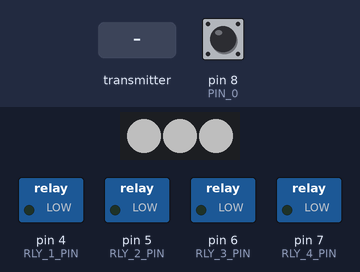
Simulated run of this sketch. Board: Arduino Nano, built with avr-gcc and run on an emulated ATmega328P. On the bench: 3 RGB LEDs in strip order, left to right, switched loads named in the sketch (green lamp = pin HIGH). The test bench sets the inputs (shaded band); at power-on: pin 8 (PIN_0) HIGH. Dim RGB values are drawn brighter than linear; no radio packets arrive unless stated; what the sketch prints to the serial monitor is not drawn.

Above: at 1.2 s.
1.3 s: pin 8 (PIN_0) pulled LOW for 1 s
At 2.26 s:
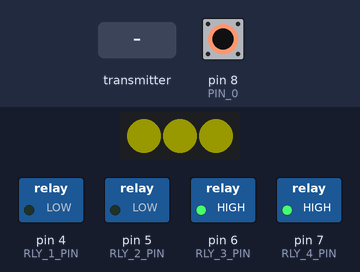
4.5 s: the transmitter starts sending temp = 25
At 4.66 s:
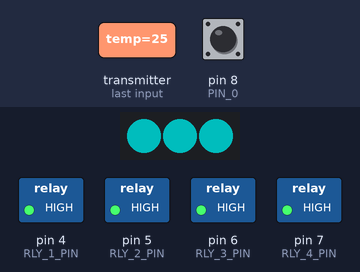
7.5 s: pin 8 (PIN_0) pulled LOW for 3.2 s
At 12.18 s:
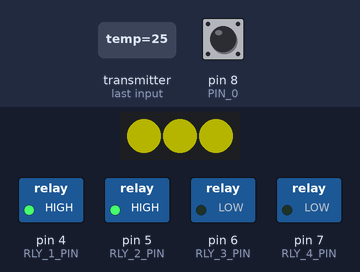
12.2 s: the transmitter starts sending temp = 0
At 12.48 s:
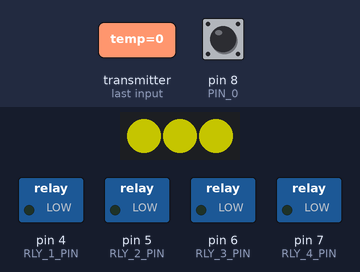
15.2 s: the transmitter starts sending temp = 50
At 17.58 s:
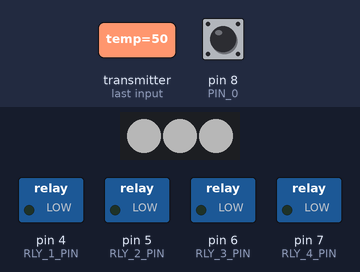
18.2 s: the transmitter starts sending temp = 100
Timing chart, 0 to 22.2 s (numbered marks = the images above; inputs shaded):
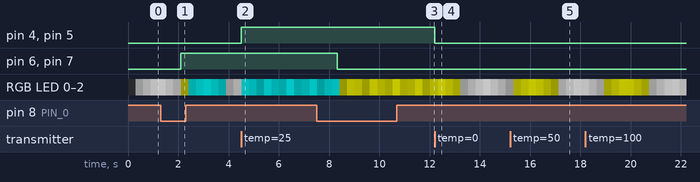

Measured:
- after the input at 1.3 s, pin 6 (RLY_3_PIN), pin 7 (RLY_4_PIN): LOW → HIGH after 0.81 s
- after the input at 4.5 s, pin 4 (RLY_1_PIN), pin 5 (RLY_2_PIN): LOW → HIGH at once
- after the input at 7.5 s, pin 6 (RLY_3_PIN), pin 7 (RLY_4_PIN): HIGH → LOW after 0.82 s
- after the input at 12.2 s, pin 4 (RLY_1_PIN), pin 5 (RLY_2_PIN): HIGH → LOW at once

The sketch:

foo.ino
```cpp
//////////////////////////////////////////////////
//               Dan BAMF Hartman               //
//            EH Micro Synth Remote             //
//                                              //
//             DEVICE: Arduino Nano             //
//              AUTHOR: Dan Hartman             //
//           CONTACT: dan.h@rtman.org           //
//           PRODUCTION DATE: 11/10/14          //
//////////////////////////////////////////////////
//////////////////////////////////////////////////
//                Compile Options               //
//////////////////////////////////////////////////
// #define REMOTE_STOMP TRUE
//////////////////////////////////////////////////
//                 Dependencies                 //
//////////////////////////////////////////////////
#include <SPI.h>
#include <nRF24L01.h>
#include <RF24.h>
#include "header.h"

void display(byte temp, boolean up) {
  static boolean flag = FALSE;
  static boolean presetColor = FALSE;
  byte r = temp;
  byte g = temp;
  byte b = temp;
  temp = preset(READ);
  //sees the falling half
  //of the LED pulse.  setting
  //trigger to switch to second color
  if(!up && !flag)
    flag = TRUE;

  //trigger set, use second
  //color and reset snare
  if(flag && up) {
    flag = FALSE;
    presetColor = !presetColor;
  }

  //rgb values default to a white color
  //unless we are on the even numbered
  //LED pulse as indicated by presetColor
  //or we've got the damnded effect turned
  //on.  Then we see the color baby!
  if(presetColor || toggleEffect(READ)) {
    if(temp == GROWL) {
      b = 0;
    }
    else {
      r = 0;
    }
  }

  RGB_string(0, r, g, b);
}


void bar(void) {
  boolean flag = toggleEffect(READ);
  int temp = MILLISECONDS(10);

  static int save = 0;
  static boolean up = TRUE;
  static boolean color = TRUE;


  if(flag)
    temp = MILLISECONDS(4);
  if(counter(READ) > temp) {
    counter(RESET);
    if(up) {
      if(save < 100)
        save += 1;
      else
        up = FALSE;
    }
    else {
      if(save > 20)
        save -= 1;
      else {
        up = TRUE;
      }
    }
    display(save, up);
  }

  stomp();
  #if REMOTE_STOMP
    remote_xfer();
  #else
    main_xfer();
  #endif
}

void setup(void) {
  // UART
  Serial.begin(9600);

  // nRF24L01
  pinMode(10, OUTPUT);
  radio.begin();
  radio.openReadingPipe(1, pipe);
  radio.startListening();

  relay_init();

  button_init();

  ws_init();

  // main "switch"
  pFunk = bar;
}


void loop(void) {
  time_base();
  read_buttons();
  (*pFunk)();
}
```

animate.h
```cpp
byte noWay(byte temp) {
	static byte r = 20;
  static byte g = 35;
  static byte b = 187;
  static bool r_up = TRUE;
  static bool g_up = FALSE;
  static bool b_up = FALSE;

  if(temp == 0) {
    if(r_up) {
	  	if(r < 255) r += 1;
	  	else r_up = FALSE;
	  }
	  else {
	  	if(r) r -= 1;
	  	else r_up = TRUE;
	  }
  	return r;
  }

  if(temp == 1) {
    if(g_up) {
	  	if(g < 255) g += 1;
	  	else g_up = FALSE;
	  }
	  else {
	  	if(g) g -= 1;
	  	else g_up = TRUE;
	  }
  	return g;
  }

	if(temp == 2) {
		if(b_up) {
	  	if(b < 255) b += 1;
	  	else b_up = FALSE;
	  }
	  else {
	  	if(b) b -= 1;
	  	else b_up = TRUE;
	  }
	  return b;
	}
}
```

global.h
```cpp
#include <Arduino.h>
//////////////////////////////////////////////////
//                  Prototypes                  //
//////////////////////////////////////////////////
void (*pFunk)();
unsigned int counter(byte temp);
unsigned int timeout_counter(byte temp);
void time_base(void);
void indc_off(void);
void indc_on(void);

//////////////////////////////////////////////////
//               Global Functions               //
//////////////////////////////////////////////////
unsigned int counter(byte temp) {
	static unsigned int save = 0;

	if(temp)
	  save += 1;
	if(temp == RESET)
	  save = 0;
	return save;
}
unsigned int timeout_counter(byte temp) {
  static unsigned int save = 0;

  if(temp)
    save += 1;
  if(temp == RESET)
    save = 0;
  return save;
}

void time_base(void) {
	unsigned long tock = millis();
	static unsigned long last = 0;
  boolean increment = (tock - last);
  boolean roll_over = (tock == 0);

  if(roll_over)
    last = 0;
  if(increment) {
  	last = tock;
    counter(TRUE);
    timeout_counter(TRUE);
    button_counters();
  }
}

void indc_off(void) {
  digitalWrite(13, LOW);
  pinMode(13, OUTPUT);
}

void indc_on(void) {
	digitalWrite(13, HIGH);
  pinMode(13, OUTPUT);
}
```

header.h
```cpp
//////////////////////////////////////////////////
//                   Constants                  //
//////////////////////////////////////////////////
#define READ      0x00
#define RESET     0xFF
#define TRUE         1
#define FALSE        0

// Specific to the nRFL24 modules and driver
#define CE_PIN   9
#define CSN_PIN 10

// "Preset" names for the pedal
#define GROWL   0xA0
#define POINTY  0xA1

// Button permutations
#define STAMPY  0x01
//////////////////////////////////////////////////
//                Macro Machines                //
//////////////////////////////////////////////////
#define MILLISECONDS(value) value
const uint64_t pipe = 0xE8E8F0F0E1LL; // Define the transmit pipe
RF24 radio(CE_PIN, CSN_PIN); // Create a Radio
//////////////////////////////////////////////////
//              Nano Board Pinouts              //
//////////////////////////////////////////////////
#define PIN_D2       2
#define PIN_D3       3
#define PIN_D4       4
#define PIN_D5       5
#define PIN_D6       6
#define PIN_D7       7
#define PIN_D8       8
#define PIN_D9       9
#define PIN_D10     10
#define PIN_D11     11
#define PIN_D12     12
#define PIN_D13     13
#define PIN_A0      14
#define PIN_A1      15
#define PIN_A2      16
#define PIN_A3      17
#define PIN_A4      18
#define PIN_A5      19
#define PIN_A6
#define PIN_A7

#define RLY_1_PIN  PIN_D4
#define RLY_2_PIN  PIN_D5
#define RLY_3_PIN  PIN_D6
#define RLY_4_PIN  PIN_D7
//////////////////////////////////////////////////
//                 Dependencies                 //
//////////////////////////////////////////////////
#include "readButtons.h"
#include "global.h"
#include "ws2812b.h"
#include "animate.h"
// #include "main.h"
#include "relays.h"
```

readButtons.h
```cpp
#include <Arduino.h>
///////////////////////////////////////////////////////////////////////////////                              //
//                   Debounces switches, allows for several                  //
//                         interactions with switches.                       //
//                -Closures  -Releases  -Holds  -Double Clicks               //
//                      See Example at bottom for usage.                     //
//                             Author: Dan Hartman                           //
//                                dan@hrtmn.org                              //
//                               Date 12-31-2013                             //
//                                                                           //
//        Example:  Inside the if(allow()) braces, the button presses        //
//   will not evalutate true unless all buttons were released.  This gives   //
//     a single increment of variable y with each press.  Outside of the     //
//braces the button presses will continue to be evaluated.  In this instance //
//the value y is incrmemnted continuously IF the correct button is held, and //
//  the increments will occur at the interval set by constant definitions.   //
//                                                                           //
//                    #define A_BUTTON PIN_A0                                //
//                    #define B_BUTTON PIN_A1                                //
//                    int y = 0;                                             //
//                                                                           //
//                    void main(void) {                                      //
//                      if(allow()) {                                        //
//                        if(cls() == A_BUTTON) {                            //
//                          set_inh();                                       //
//                          y++;                                             //
//                        }                                                  //
//                      }                                                    //
//                      if(hld() == B_BUTTON)                                //
//                        y++;                                               //
//                                                                           //
//                      printf("Y = %u\n", y);                               //
//                    }                                                      //
///////////////////////////////////////////////////////////////////////////////
void button_init(void);
byte dry_read(void);
byte wet_read(byte current);
void button_counters(void);
byte debounce_counter(byte flag);
unsigned int longpress_counter(byte flag);
byte shortpress_counter(byte flag);
unsigned int doubleclick_counter(unsigned int flag);
byte debounced_state(byte flag);
byte longpress_state(byte flag);
byte shortpress_state(byte flag);
byte doubleclick_state(byte flag);
boolean inhibit(byte flag);
void verify_longpress(byte temp);
void read_buttons(void);
byte cls(void);
byte rel(void);
byte hld(void);
boolean dbl(byte temp);
void set_inh(void);
boolean allow(void);
//////////////////////////////////////////////////
//           Pin and Timing Constants           //
//////////////////////////////////////////////////
#ifdef REMOTE_STOMP
  #define PIN_0 PIN_D3
#else
  #define PIN_0 PIN_D8
#endif

#define PIN_1
#define PIN_2


#define DEBOUNCE_LENGTH          MILLISECONDS( 35)
#define LONGPRESS_LENGTH         MILLISECONDS(750)
#define DOUBLE_CLICK_LENGTH      MILLISECONDS(275)
//////////////////////////////////////////////////
// Low Level Function To Read The Physical Pins //
//////////////////////////////////////////////////
void button_init(void) {
  pinMode(PIN_0, INPUT_PULLUP);
}

byte dry_read(void) {
  byte temp = 0;
  if(!digitalRead(PIN_0))
    bitSet(temp, 0);
    // if(!input(PIN_1))
    //   bit_set(temp, 1);
    // if(!input(PIN_2))
    //   bit_set(temp, 2);
  return temp;
}

//////////////////////////////////////////////////
//             Debounce Pin Movement            //
//////////////////////////////////////////////////
byte wet_read(byte current) {
  static byte last = 0;
  static byte temp = 0;
  if(current != temp) {
    temp = current;
    debounce_counter(RESET);
  }
  else if(debounce_counter(READ) > DEBOUNCE_LENGTH) {
    debounce_counter(RESET);
    last = current;
  }

  return last;
}

//////////////////////////////////////////////////
//    Counters Advanced from ISR based Tick     //
//////////////////////////////////////////////////
void button_counters(void) {
  debounce_counter(TRUE);
  longpress_counter(TRUE);
  doubleclick_counter(TRUE);
}

byte debounce_counter(byte flag) {
  static byte count = 0;
  count += flag;
  if(flag == RESET)
    count = 0;
  return count;
}

unsigned int longpress_counter(byte flag) {
  static unsigned int count = 0;
  count += flag;
  if(flag == RESET)
    count = 0;
  return count;
}

unsigned int doubleclick_counter(unsigned int flag) {
  static unsigned int count = DOUBLE_CLICK_LENGTH + 10;
  count += flag;
  if(flag == RESET)
    count = 0;
  return count;
}

//////////////////////////////////////////////////
//States Polled For Logical Operations Elsewhere//
//////////////////////////////////////////////////
byte debounced_state(byte flag) {
  static byte temp = 0;
  if(flag)
    temp = flag;
  if(flag == RESET)
    temp = 0;
  return temp;
}

byte longpress_state(byte flag) {
  static byte temp = 0;
  if(flag)
    temp = flag;
  if(flag == RESET)
    temp = 0;
  return temp;
}

byte shortpress_state(byte flag) {
  static byte temp = 0;
  if(flag)
    temp = flag;
  if(flag == RESET)
    temp = 0;
  return temp;
}

byte doubleclick_state(byte flag) {
  static byte temp = 0;
  if(flag)
    temp = flag;
  if(flag == RESET)
    temp = 0;
  return temp;
}

//////////////////////////////////////////////////
//                 Nitty Gritty                 //
//////////////////////////////////////////////////
boolean inhibit(byte flag) {
  static boolean temp = 1;
  if(flag)
    temp = 0;
  if(flag == RESET)
    temp = 1;
  return temp;
}

void verify_longpress(byte temp) {
  static byte save = 0;
  if(hld())
    longpress_state(RESET);
  if(longpress_counter(READ) > LONGPRESS_LENGTH) {
    longpress_state(temp);
    longpress_counter(RESET);
  }
  if(temp != save) {
    save = temp;
    longpress_counter(RESET);
  }
}

void hold_dbl_count(void) {
  doubleclick_counter(RESET);
  doubleclick_counter(DOUBLE_CLICK_LENGTH + 10);
}

boolean dbl_timeout(void) {
  boolean flag = 0;
  if(doubleclick_counter(READ) > DOUBLE_CLICK_LENGTH)
    flag = 1;
  return flag;
}

void read_buttons(void) {
  byte dry = dry_read();
  byte wet = wet_read(dry);

  if(!wet) {
    if(!rel())
      shortpress_state(cls());
    else {
      shortpress_state(RESET);
      inhibit(RESET);
    }
    debounced_state(RESET);
    longpress_state(RESET);
    longpress_counter(RESET);
  }
  if(dry) {
    debounced_state(wet);
    verify_longpress(wet);
  }
}

//////////////////////////////////////////////////
//                  BUTTON API                  //
//  The function read_buttons() is to be called //
//        repeatedly from the main loop.        //
//                                              //
//  Care should be taken that pins are properly //
//  defined, timing calculations and defintions //
//  are complete.  And that a uniform time base //
//       is created via a hardware timer.       //
//                                              //
//     Use cls(), rel(), etc to compare the     //
//       processed states with the desired      //
//                button combo.                 //
//                                              //
// Manually set inhibit(TRUE) to avoid repeated //
//  true evaluations.  inhibit() is reset when  //
//          all switches are released.          //
//////////////////////////////////////////////////
byte cls(void) {
  return debounced_state(READ);
}

byte rel(void) {
  //Returns value on switch release
  return shortpress_state(READ);
}

byte hld(void) {
  //Returns value on switch closure for X time
  return longpress_state(READ);
}

boolean dbl(byte temp) {
  //Returns true for two, quick, duplicate switch closures.
  //doubleclick_counter is intialized to, and assigned the value
  //of DOUBLE_CLICK_LENGTH + 1.  This is true UNTIL the
  //close == desired button.  At this condition the
  //doubleclick_counter is reset to 0 and allowed to increment
  //normally.  User will need to press the same button again,
  //before the timer gets past its cutoff to set match_true.
  static short int ok, release = 0;
  static short int prev = 0;
  short int match_true = 0;
  byte close = cls();

  if((close == temp) && !prev && !ok) {
    doubleclick_counter(RESET);
    prev = 1;
  }

  if(dbl_timeout()) {
    hold_dbl_count();
    if(!close) {
      prev = 0;
      ok = 0;
    }
  }
  else if(prev) {
    if(!close)
      ok = 1;
    if(ok && close) {
      if(close == temp) {
        hold_dbl_count();
        prev = 0;
        match_true = 1;
      }
      else
        hold_dbl_count();
    }
  }

  return match_true;
}

void set_inh(void) {
  //Call this whenever one of the above
  //functions evaluates true if it is
  //desired to not allow repeat button actions
  //to be evaluated UNTIL end user releases all
  //buttons.
  inhibit(TRUE);
}

boolean allow(void) {
  //Wrap this function in an if statment
  //to segregate desired repeated or non-repeatable
  //button actions.
  return inhibit(READ);
}
```

ws2812b.h
```cpp
#include <Adafruit_NeoPixel.h>

#define NUMPIXELS        3

#ifdef REMOTE_STOMP
  #define WSTX PIN_D8
#else
  #define WSTX PIN_D3
#endif
Adafruit_NeoPixel pixels = Adafruit_NeoPixel(NUMPIXELS, WSTX, NEO_GRB + NEO_KHZ800);

void ws_init(void) {
	pixels.begin();
}

void RGB_string(byte index, byte r, byte g, byte b) {
	pixels.setPixelColor(0, pixels.Color(r, g, b));
	pixels.setPixelColor(1, pixels.Color(r, g, b));
	pixels.setPixelColor(2, pixels.Color(r, g, b));
  pixels.show();
}
```

Source omitted: relays.h (3296 bytes)
